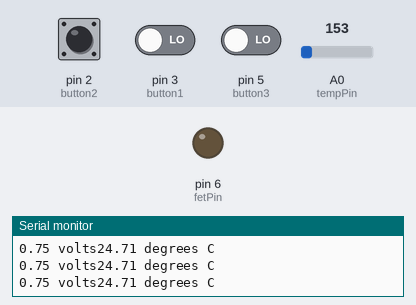
The sketch below on a simulated Arduino Uno, built with avr-gcc and run on an emulated ATmega328P. Parts: output pins drawn as LEDs (lit = HIGH), the last lines printed to the serial monitor. The test bench sets the inputs (shaded band); at power-on: pin 2 (button2) LOW, pin 3 (button1) LOW, pin 5 (button3) LOW, A0 (tempPin) = 153.

Above: at 1.3 s.
1.4 s: pin 2 (button2) pulled HIGH for 0.6 s
3.5 s: pin 2 (button2) driven HIGH and pin 3 (button1) driven HIGH and pin 5 (button3) driven HIGH
6.5 s: A0 (tempPin) set to 164
At 7.7 s:
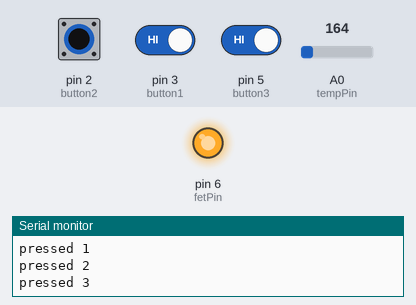
8.0 s: A0 (tempPin) set to 175
At 9.1 s:
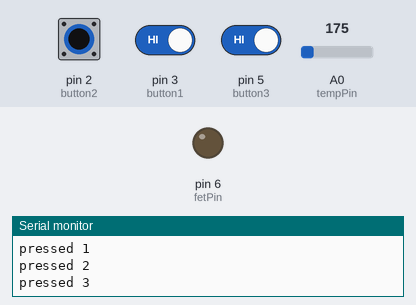
9.5 s: A0 (tempPin) set to 165
At 10.3 s:
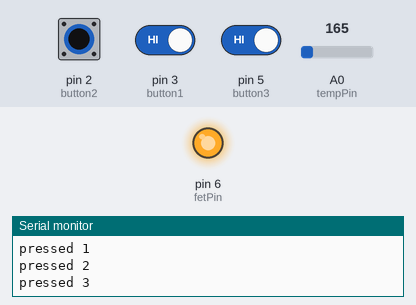
12.5 s: pin 3 (button1) driven LOW and pin 5 (button3) driven LOW
At 12.9 s:
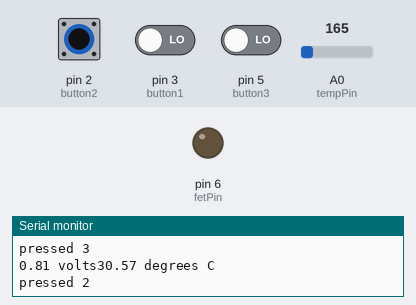
Timing chart, 0 to 15.5 s (numbered marks = the images above; inputs shaded):
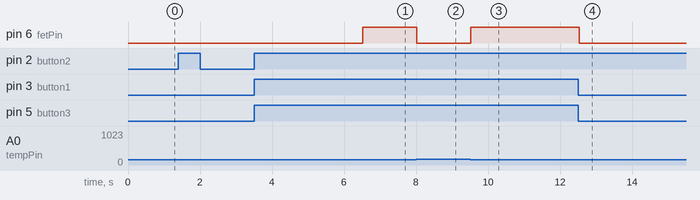

Measured:
- the behaviour switches between 163 and 164 on A0 (tempPin) (found by bisection; images 0 and 1)
- after the input at 6.5 s, pin 6 (fetPin): LOW → HIGH at once
- after the input at 8.0 s, pin 6 (fetPin): HIGH → LOW at once
- after the input at 9.5 s, pin 6 (fetPin): LOW → HIGH at once
- after the input at 12.5 s, pin 6 (fetPin): HIGH → LOW at once

The sketch:

kelvin1.ino
```cpp
// first pin connected to power
// buttons connected to pins 2 - 5 with pull down resistors
const int button1 = 3;
const int button2 = 2;
const int button3 = 5;

// all buttons set to LOW
int buttonState1 = 0;
int buttonState2 = 0;
int buttonState3 = 0;

//fetPin
const int fetPin = 6;

//tempSensor
const int tempPin = 0;
int tempRead;
float desiredTempC;


void setup() {
  // label pins input or output
  pinMode(button1, INPUT);
  pinMode(button2, INPUT);
  pinMode(button3, INPUT);
  pinMode(fetPin, OUTPUT);
  // begin serial for readings
  Serial.begin(9600);
}

void loop() {
  //Serial.print("hello World");

  //read state of each button
  buttonState1 = digitalRead(button1);
  buttonState2 = digitalRead(button2);
  buttonState3 = digitalRead(button3);

  //read temp sensor
  tempRead = analogRead(tempPin);

  //convert reading to voltage
  float voltage = tempRead * 5.0;
  voltage /= 1024.0;
  Serial.print(voltage); Serial.print(" volts");

  // convert 10mv/degree with 500mv offset to degress Celsius ((voltage - 500mV) * 100)
  float tempC = (voltage - 0.5) * 100;
  Serial.print(tempC); Serial.println(" degrees C");

  //if button pressed, say which button
  if (buttonState1 == HIGH) {
    Serial.println("pressed 1");
    desiredTempC = 15;
  }
  if (buttonState2 == HIGH) {
    Serial.println("pressed 2");
    desiredTempC = 22.5;
  }
  if (buttonState3 == HIGH) {
    Serial.println("pressed 3");
    desiredTempC = 30;
  }

  // check temp
  if (tempC >= desiredTempC && tempC < desiredTempC + 2) {
    analogWrite(fetPin, 255);
  }
  else {
    //turn pad off
    analogWrite(fetPin, 0);
  }

  delay(500);

}
```
